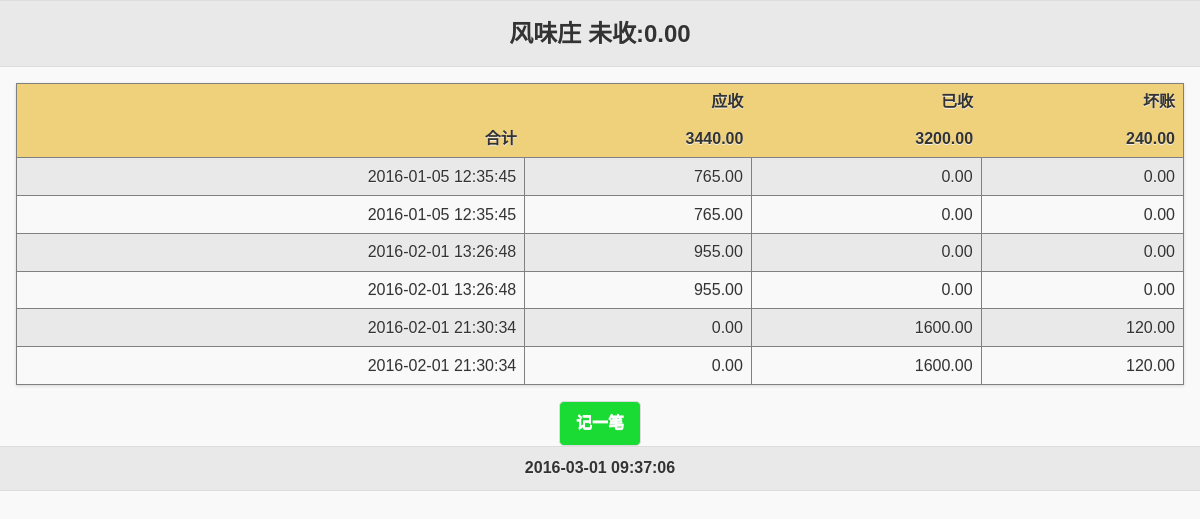
/m/client.php?cid=0003 (signed in), run on the app's committed database.
### tables this page shows
CREATE TABLE `TRANSC` (
  `OID` varchar(3) NOT NULL,
  `BID` varchar(3) NOT NULL,
  `CID` varchar(4) NOT NULL,
  `TID` varchar(13) NOT NULL,
  `DATE` datetime DEFAULT CURRENT_TIMESTAMP,
  `DEBIT` decimal(13,2) DEFAULT '0.00',
  `CREDIT` decimal(13,2) DEFAULT '0.00',
  `BAD` decimal(13,2) DEFAULT '0.00',
  `COMMENT` text
);

### m/client.php (the view, shortened to what this page needs)
<?php
include_once '../include/config.php';
$cid = $_GET['cid'];
$mysqli = new mysqli($db_server, $db_username, $db_pswd, $db_database);
$sql = "SELECT c.name, sum(t.credit) as cr, sum(t.debit) as de,
            sum(t.bad) as bad
            FROM   CLIENT as c inner join TRANSC as t
                on c.oid=t.oid and c.cid=t.cid
            WHERE c.oid='" . $_SESSION['oid'] . "' and c.cid='$cid'";
$result_total = $mysqli->query($sql);
$row = $result_total->fetch_array(MYSQLI_ASSOC);
$cname = $row['name'];
$de = number_format((float) $row['de'], 2, '.', '');
$cr = number_format((float) $row['cr'], 2, '.', '');
$bad = number_format((float) $row['bad'], 2, '.', '');
$bala = number_format((float) ($row['de'] - $row['cr'] - $row['bad']), 2, '.', '');
?>
<html>
    <link rel="stylesheet" href="css/jquery.mobile-1.4.5.min.css">
    <link rel="stylesheet" href="css/mstyle.css"/>
    <link href="css/popup.css" rel="stylesheet" type="text/css"/>
    <body>
        <div data-role="page" id="pageone">
            <div data-role="header">
                <h1><?php
                    echo $cname;
                    echo " 未收:$bala"
                    ?></h1>
            </div>
            <div data-role="main"  class="ui-content">
                <table id="detail" data-role="table" class="ui-responsive ui-shadow">
                    <thead>
                        <tr>
                            <th></th>
                            <th >应收</th>
                            <th data-priority="2">已收</th>
                            <th data-priority="3">坏账</th>
                        </tr>
                    </thead>
                    <tbody>
                        <tr id="sum_row">
                            <td class="client">合计</td>
                            <td class="data1"><?php echo $de ?></td>
                            <td class = "data1"><?php echo $cr ?></td>
                            <td class = "data1"><?php echo $bad ?></td>
                        </tr>
                        <?php
                        $sql_client = "SELECT t.tid, t.date, t.credit as cr, t.debit as de,
                                    t.bad as bad
                                    FROM CLIENT as c inner join TRANSC as t on
                                    c.oid=t.oid and c.cid=t.cid
                                    WHERE c.oid='" . $_SESSION['oid'] . "'
                                    and c.cid='$cid'
                                    Order by t.date asc";
                        $result_c = $mysqli->query($sql_client);
                        while ($row = $result_c->fetch_array(MYSQLI_ASSOC)) {
                            $tid = $row['tid'];
                            $t_date = $row['date'];
                            $de_c = number_format((float) $row['de'], 2, '.', '');
                            $cr_c = number_format((float) $row['cr'], 2, '.', '');
                            $bad_c = number_format((float) $row['bad'], 2, '.', '');
                            echo "<tr id='row$tid'>";
                            echo "<td class ='date data'>$t_date</td>";
                            echo "<td class='data' id='de$tid'  >$de_c</td>";
                            echo "<td class='data' id='cr$tid'  >$cr_c</td>";
                            echo "<td class='data' id='bd$tid'  > $bad_c</td>";
                            echo "</tr>";
                        }
                        ?>
                    </tbody>
                </table>
            </div>
            <div  class="center-wrapper">
                <a href="#myPopup" data-rel="popup"
                   class="ui-btn ui-btn-inline ui-corner-all"
                   style="background: #1adb34;color:white"
                   data-position-to="window">记一笔</a>
            </div>
            <div data-role="footer">
                <h1 id='date'>  <?php echo date("Y-m-d H:i:s"); ?> </h1>
            </div>
        </div>
        <div id="waitpopup">
            <div id="waitpopup-wrapper">
            </div>
        </div>
    </body>
</html>

### m/css/mstyle.css (style rules this page uses)
.ui-header .ui-title { margin-right: 10%; margin-left: 10%; font-size: 18pt; font-weight: bold; }
.center-wrapper { text-align: center; }
.center-wrapper * { margin: 0 auto; }
table#detail { border: 1px solid gray; }
th { background: #efd17c; }
.ui-table th { text-align: right; }
tr#sum_row { font-weight: bolder; background: #efd17c; text-align: right; }
tr#sum_row td { text-align: right; }
td.data { border: 1px solid gray; text-align: right; }
tr:nth-child(even) { background: #e9e9e9; }

### data on the page
transc: DATE "2016-01-05 12:35:45", DEBIT "765.00", CREDIT "0.00", BAD "0.00"
transc: DATE "2016-02-01 13:26:48", DEBIT "955.00", CREDIT "0.00", BAD "0.00"
transc: DATE "2016-02-01 21:30:34", DEBIT "0.00", CREDIT "1600.00", BAD "120.00"

### other printed values
$cname "风味庄"
$bala "0.00"
$de "3440.00"
$cr "3200.00"
$bad "240.00"
